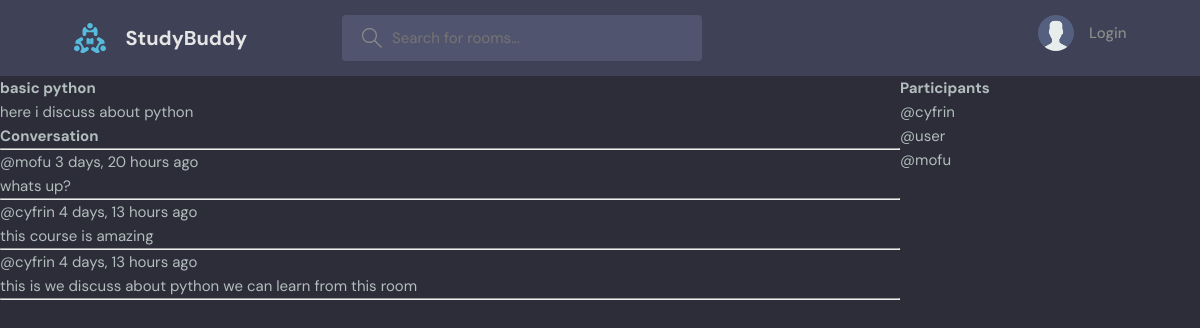
The app's page /view/9/ with its own data.
### base/models.py (models this page shows, shortened)
class Room(models.Model):
    host=models.ForeignKey(User, on_delete=models.CASCADE, null=True)
    topic=models.ForeignKey(Topic, on_delete=models.SET_NULL, null=True)
    name=models.CharField(max_length=200)
    description=models.TextField(null=True, blank=True)
    participants= models.ManyToManyField(User, related_name='participants', blank=True)
    updated=models.DateTimeField(auto_now=True)
    created=models.DateTimeField(auto_now_add=True)
    class Meta:
        ordering=['-updated', '-created']

class Message(models.Model):
     user=models.ForeignKey(User, on_delete=models.CASCADE)
     room=models.ForeignKey(Room, on_delete=models.CASCADE)
     body=models.TextField()
     updated=models.DateTimeField(auto_now=True)
     created=models.DateTimeField(auto_now_add=True)
     class Meta:
        ordering=['-updated', '-created']

### base/views.py (the view, shortened to what this page needs)
# urls.py: path('view/<str:pk>/', views.view, name='view'),
def view(request, pk):
    room=Room.objects.get(id=pk)
    room_messages = room.message_set.all()
    participants= room.participants.all()
    context= {'room':room, 'room_messages':room_messages, 'participants':participants}
    return render(request, 'base/room.html',context)

### base/templates/base/room.html (shortened to what this page needs)
{% extends 'main.html' %} {% block content %}
<div class="room-container">
  <div>
    <h1>{{room.name}}</h1>
    <p>{{room.description}}</p>
    <div class="comment-wrapper">
      <h3>Conversation</h3>
      <hr />
      {% for message in room_messages %}
      <div>
        <small>@{{message.user}} {{message.created|timesince}} ago</small>
        <p>{{message.body}}</p>
        <hr />
      </div>
      {% endfor %}
    </div>
  </div>
  <div>
    <h3>Participants</h3>
    {% for part in participants %}
    <p>@{{part.username}}</p>
    {% endfor %}
  </div>
</div>
{% endblock %}

### templates/main.html (shortened to what this page needs)
<!doctype html>
{% load static %}
<html lang="en">
  <head>
    <link rel="stylesheet" href="{% static 'styles/style.css' %}" />
  </head>
  <body>
    {% include 'navbar.html' %}  {% block content %} {% endblock content %}
  </body>
</html>

### templates/navbar.html (shortened to what this page needs)
{%load static%}
<header class="header header--loggedIn">
      <div class="container">
        <a href="{%url 'home'%}" class="header__logo">
          <img src="{% static 'images/logo.svg' %}" />
          <h1>StudyBuddy</h1>
        </a>
        <form class="header__search" method="GET" action="{% url 'home' %}">
          <label>
            <input placeholder="Search for rooms..." name="q" />
          </label>
        </form>
        <nav class="header__menu">
         {% if request.user.is_authenticated %}
          <div class="header__user">
            <a href="profile.html">
              <div class="avatar avatar--medium active">
                <img src="https://randomuser.me/api/portraits/men/37.jpg" />
              </div>
              <p>{{request.user.username}} <span>@{{request.user.username}}</span></p>
            </a>
            <button class="dropdown-button">
              <svg
                version="1.1"
                xmlns="http://www.w3.org/2000/svg"
                width="32"
                height="32"
                viewBox="0 0 32 32"
              >
                <title>chevron-down</title>
                <path d="M16 21l-13-13h-3l16 16 16-16h-3l-13 13z"></path>
              </svg>
            </button>
          </div>
          {% else %}
          <a href="{% url 'login' %}">
            <img src="{% static 'images/avatar.svg' %}" />
            <p>Login</p>
          </a>
            {% endif %}
        </nav>
      </div>
    </header>

### static/styles/style.css (style rules this page uses)
:root { --color-main: #71c6dd; --color-main-light: #e1f6fb; --color-dark: #3f4156; --color-dark-medium: #51546e; --color-dark-light: #696d97; --color-light: #e5e5e5; --color-gray: #8b8b8b; --color-light-gray: #b2bdbd; --color-bg: #2d2d39; --color-success: #5dd693; --color-error: #fc4b0b; }
* { font-family: "DM Sans", -apple-system, BlinkMacSystemFont, "Segoe UI", Roboto, Oxygen, Ubuntu, Cantarell, "Open Sans", "Helvetica Neue", sans-serif; margin: 0; padding: 0; box-sizing: border-box; text-rendering: optimizeLegibility; font-size: inherit; }
html { font-size: 56.25%; }
@media only screen and (min-width: 1200px) { html { font-size: 62.5%; } }
body { line-height: 1.6; font-weight: 400; font-size: 1.5rem; color: var(--color-light-gray); background-color: var(--color-bg); min-height: 100vh; }
img { width: 100%; }
a { display: inline-block; color: var(--color-main); text-decoration: none; }
.container { max-width: 120rem; width: 90%; margin: auto; }
.header { padding: 1.5rem; background-color: var(--color-dark); }
.header > .container { display: flex; gap: 9.5rem; }
.header__logo, .header__user { display: flex; gap: 2rem; align-items: center; }
.header__logo > img { height: 3.2rem; width: 3.2rem; }
.header__logo > h1 { font-weight: 700; font-size: 2rem; color: var(--color-light); }
.header__search > label { background-color: var(--color-dark-medium); padding: 1.3rem 1rem; display: flex; align-items: center; gap: 1rem; border-radius: 4px; }
.header__search svg { fill: var(--color-gray); width: 2rem; height: 2rem; margin-left: 1rem; }
.header__search input { width: 30rem; background: transparent; border: none; outline: none; color: var(--color-light); }
.header__menu { margin-left: auto; position: relative; }
.header__menu a { display: flex; gap: 1.5rem; align-items: center; font-weight: 500; text-decoration: none; color: var(--color-gray); }
.header__menu img { height: 3.6rem; }
.header__menu p { line-height: 1.2; }

### base/templates/base/room.html (style rules this page uses)
.room-container { display: grid; grid-template-columns: 3fr 1fr; }

### records on screen
Room: name "basic python", description "here i discuss about python"
Message: user "mofu", created "3 days, 20 hours", body "whats up?"
Message: user "cyfrin", created "4 days, 13 hours", body "this course is amazing"
Message: user "cyfrin", created "4 days, 13 hours", body "this is we discuss about python we can learn from this room"

### other values on screen
{{ part.username }} "cyfrin"
{{ part.username }} "user"
{{ part.username }} "mofu"
